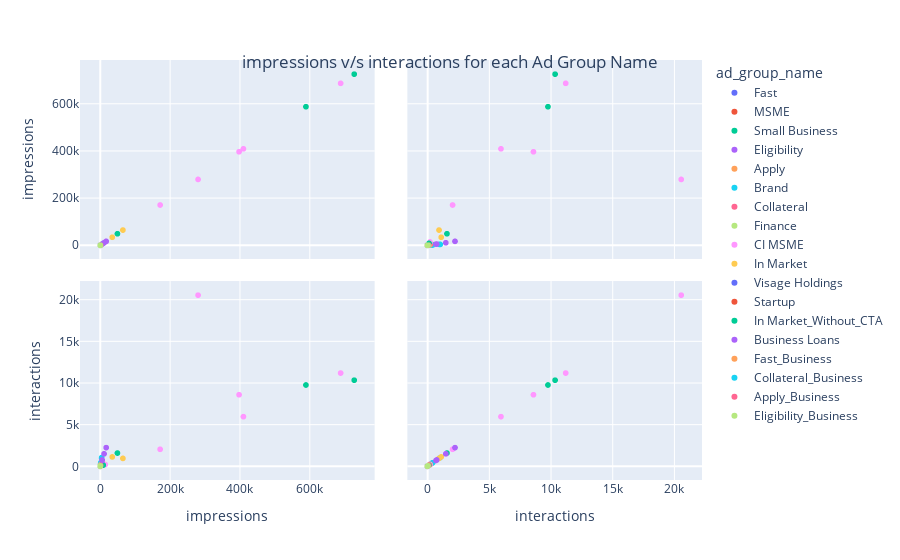

Notebook source saved alongside this figure:
### Code cell
fig = px.scatter_matrix(df, dimensions=["impressions", "interactions"], color="ad_group_name")
fig.update_layout(
    title=
        {'text':"impressions v/s interactions for each Ad Group Name",
          'y':0.9, 
          'x':0.5})

### Figure 1 — Plotly figure (JSON) as saved in the notebook; plotly's stock layout.template omitted (floating-point values rounded to 4 significant figures)
{"data": [{"dimensions": [{"axis": {"matches": true}, "label": "impressions", "values": [30, 46, 343, 36, 2, 332, 3]}, {"axis": {"matches": true}, "label": "interactions", "values": [3, 6, 51, 9, 1, 61, 0]}], "hovertemplate": "ad_group_name=Fast<br>%{xaxis.title.text}=%{x}<br>%{yaxis.title.text}=%{y}<extra></extra>", "legendgroup": "Fast", "marker": {"color": "#636efa", "symbol": "circle"}, "name": "Fast", "showlegend": true, "type": "splom"}, {"dimensions": [{"axis": {"matches": true}, "label": "impressions", "values": [5, 1112, 197, 2724, 1339, 36, 3248, 1487, 29, 26, 13]}, {"axis": {"matches": true}, "label": "interactions", "values": [0, 156, 32, 337, 216, 8, 410, 255, 3, 4, 4]}], "hovertemplate": "ad_group_name=MSME<br>%{xaxis.title.text}=%{x}<br>%{yaxis.title.text}=%{y}<extra></extra>", "legendgroup": "MSME", "marker": {"color": "#EF553B", "symbol": "circle"}, "name": "MSME", "showlegend": true, "type": "splom"}, {"dimensions": [{"axis": {"matches": true}, "label": "impressions", "values": [2, 544, 120, 1193, 661, 77, 981, 608, 57, 10, 1]}, {"axis": {"matches": true}, "label": "interactions", "values": [1, 71, 10, 170, 98, 12, 147, 115, 13, 2, 0]}], "hovertemplate": "ad_group_name=Small Business<br>%{xaxis.title.text}=%{x}<br>%{yaxis.title.text}=%{y}<extra></extra>", "legendgroup": "Small Business", "marker": {"color": "#00cc96", "symbol": "circle"}, "name": "Small Business", "showlegend": true, "type": "splom"}, {"dimensions": [{"axis": {"matches": true}, "label": "impressions", "values": [2, 240, 41, 574, 295, 3, 785, 410, 251, 492, 4, 1, 3]}, {"axis": {"matches": true}, "label": "interactions", "values": [1, 62, 15, 123, 82, 0, 152, 91, 53, 101, 1, 0, 0]}], "hovertemplate": "ad_group_name=Eligibility<br>%{xaxis.title.text}=%{x}<br>%{yaxis.title.text}=%{y}<extra></extra>", "legendgroup": "Eligibility", "marker": {"color": "#ab63fa", "symbol": "circle"}, "name": "Eligibility", "showlegend": true, "type": "splom"}, {"dimensions": [{"axis": {"matches": true}, "label": "impressions", "values": [1, 374, 78, 1503, 892, 36, 3146, 852, 708, 10, 2195, 7, 5, 9]}, {"axis": {"matches": true}, "label": "interactions", "values": [0, 71, 19, 258, 167, 9, 430, 112, 160, 1, 346, 0, 1, 3]}], "hovertemplate": "ad_group_name=Apply<br>%{xaxis.title.text}=%{x}<br>%{yaxis.title.text}=%{y}<extra></extra>", "legendgroup": "Apply", "marker": {"color": "#FFA15A", "symbol": "circle"}, "name": "Apply", "showlegend": true, "type": "splom"}, {"dimensions": [{"axis": {"matches": true}, "label": "impressions", "values": [1709, 500, 126, 3975, 32, 1400, 3900, 1122, 28, 18]}, {"axis": {"matches": true}, "label": "interactions", "values": [390, 173, 56, 1053, 15, 435, 974, 326, 8, 7]}], "hovertemplate": "ad_group_name=Brand<br>%{xaxis.title.text}=%{x}<br>%{yaxis.title.text}=%{y}<extra></extra>", "legendgroup": "Brand", "marker": {"color": "#19d3f3", "symbol": "circle"}, "name": "Brand", "showlegend": true, "type": "splom"}, {"dimensions": [{"axis": {"matches": true}, "label": "impressions", "values": [152, 25, 330, 119, 10, 243, 166, 109, 1, 2201, 2, 19]}, {"axis": {"matches": true}, "label": "interactions", "values": [24, 7, 44, 15, 1, 49, 22, 20, 0, 238, 0, 0]}], "hovertemplate": "ad_group_name=Collateral<br>%{xaxis.title.text}=%{x}<br>%{yaxis.title.text}=%{y}<extra></extra>", "legendgroup": "Collateral", "marker": {"color": "#FF6692", "symbol": "circle"}, "name": "Collateral", "showlegend": true, "type": "splom"}, {"dimensions": [{"axis": {"matches": true}, "label": "impressions", "values": [45, 4, 106, 269, 2, 595, 171, 538, 1, 8]}, {"axis": {"matches": true}, "label": "interactions", "values": [11, 1, 40, 85, 3, 163, 47, 150, 0, 2]}], "hovertemplate": "ad_group_name=Finance<br>%{xaxis.title.text}=%{x}<br>%{yaxis.title.text}=%{y}<extra></extra>", "legendgroup": "Finance", "marker": {"color": "#B6E880", "symbol": "circle"}, "name": "Finance", "showlegend": true, "type": "splom"}, {"dimensions": [{"axis": {"matches": true}, "label": "impressions", "values": [8, 53, 136, 397619, 410200, 171488, 280160, 688607, 535, 14357]}, {"axis": {"matches": true}, "label": "interactions", "values": [0, 1, 5, 8610, 5975, 2050, 20591, 11222, 93, 219]}], "hovertemplate": "ad_group_name=CI MSME<br>%{xaxis.title.text}=%{x}<br>%{yaxis.title.text}=%{y}<extra></extra>", "legendgroup": "CI MSME", "marker": {"color": "#FF97FF", "symbol": "circle"}, "name": "CI MSME", "showlegend": true, "type": "splom"}, {"dimensions": [{"axis": {"matches": true}, "label": "impressions", "values": [64869, 4764, 34313, 9, 3]}, {"axis": {"matches": true}, "label": "interactions", "values": [952, 173, 1129, 0, 0]}], "hovertemplate": "ad_group_name=In Market<br>%{xaxis.title.text}=%{x}<br>%{yaxis.title.text}=%{y}<extra></extra>", "legendgroup": "In Market", "marker": {"color": "#FECB52", "symbol": "circle"}, "name": "In Market", "showlegend": true, "type": "splom"}, {"dimensions": [{"axis": {"matches": true}, "label": "impressions", "values": [25, 4, 67, 6, 62, 142, 99, 279]}, {"axis": {"matches": true}, "label": "interactions", "values": [3, 1, 5, 1, 8, 18, 12, 33]}], "hovertemplate": "ad_group_name=Visage Holdings<br>%{xaxis.title.text}=%{x}<br>%{yaxis.title.text}=%{y}<extra></extra>", "legendgroup": "Visage Holdings", "marker": {"color": "#636efa", "symbol": "circle"}, "name": "Visage Holdings", "showlegend": true, "type": "splom"}, {"dimensions": [{"axis": {"matches": true}, "label": "impressions", "values": [118]}, {"axis": {"matches": true}, "label": "interactions", "values": [23]}], "hovertemplate": "ad_group_name=Startup<br>%{xaxis.title.text}=%{x}<br>%{yaxis.title.text}=%{y}<extra></extra>", "legendgroup": "Startup", "marker": {"color": "#EF553B", "symbol": "circle"}, "name": "Startup", "showlegend": true, "type": "splom"}, {"dimensions": [{"axis": {"matches": true}, "label": "impressions", "values": [49176, 727580, 589208, 8515]}, {"axis": {"matches": true}, "label": "interactions", "values": [1597, 10365, 9786, 146]}], "hovertemplate": "ad_group_name=In Market_Without_CTA<br>%{xaxis.title.text}=%{x}<br>%{yaxis.title.text}=%{y}<extra></extra>", "legendgroup": "In Market_Without_CTA", "marker": {"color": "#00cc96", "symbol": "circle"}, "name": "In Market_Without_CTA", "showlegend": true, "type": "splom"}, {"dimensions": [{"axis": {"matches": true}, "label": "impressions", "values": [16907, 5220, 10835, 5337, 215, 113]}, {"axis": {"matches": true}, "label": "interactions", "values": [2249, 707, 1504, 769, 19, 8]}], "hovertemplate": "ad_group_name=Business Loans<br>%{xaxis.title.text}=%{x}<br>%{yaxis.title.text}=%{y}<extra></extra>", "legendgroup": "Business Loans", "marker": {"color": "#ab63fa", "symbol": "circle"}, "name": "Business Loans", "showlegend": true, "type": "splom"}, {"dimensions": [{"axis": {"matches": true}, "label": "impressions", "values": [96, 59]}, {"axis": {"matches": true}, "label": "interactions", "values": [7, 6]}], "hovertemplate": "ad_group_name=Fast_Business<br>%{xaxis.title.text}=%{x}<br>%{yaxis.title.text}=%{y}<extra></extra>", "legendgroup": "Fast_Business", "marker": {"color": "#FFA15A", "symbol": "circle"}, "name": "Fast_Business", "showlegend": true, "type": "splom"}, {"dimensions": [{"axis": {"matches": true}, "label": "impressions", "values": [56, 64, 3]}, {"axis": {"matches": true}, "label": "interactions", "values": [14, 9, 0]}], "hovertemplate": "ad_group_name=Collateral_Business<br>%{xaxis.title.text}=%{x}<br>%{yaxis.title.text}=%{y}<extra></extra>", "legendgroup": "Collateral_Business", "marker": {"color": "#19d3f3", "symbol": "circle"}, "name": "Collateral_Business", "showlegend": true, "type": "splom"}, {"dimensions": [{"axis": {"matches": true}, "label": "impressions", "values": [791, 772, 5]}, {"axis": {"matches": true}, "label": "interactions", "values": [115, 103, 0]}], "hovertemplate": "ad_group_name=Apply_Business<br>%{xaxis.title.text}=%{x}<br>%{yaxis.title.text}=%{y}<extra></extra>", "legendgroup": "Apply_Business", "marker": {"color": "#FF6692", "symbol": "circle"}, "name": "Apply_Business", "showlegend": true, "type": "splom"}, {"dimensions": [{"axis": {"matches": true}, "label": "impressions", "values": [303, 220, 2]}, {"axis": {"matches": true}, "label": "interactions", "values": [61, 46, 1]}], "hovertemplate": "ad_group_name=Eligibility_Business<br>%{xaxis.title.text}=%{x}<br>%{yaxis.title.text}=%{y}<extra></extra>", "legendgroup": "Eligibility_Business", "marker": {"color": "#B6E880", "symbol": "circle"}, "name": "Eligibility_Business", "showlegend": true, "type": "splom"}], "layout": {"dragmode": "select", "legend": {"title": {"text": "ad_group_name"}, "tracegroupgap": 0}, "margin": {"t": 60}, "title": {"text": "impressions v/s interactions for each Ad Group Name", "x": 0.5, "y": 0.9}}}
